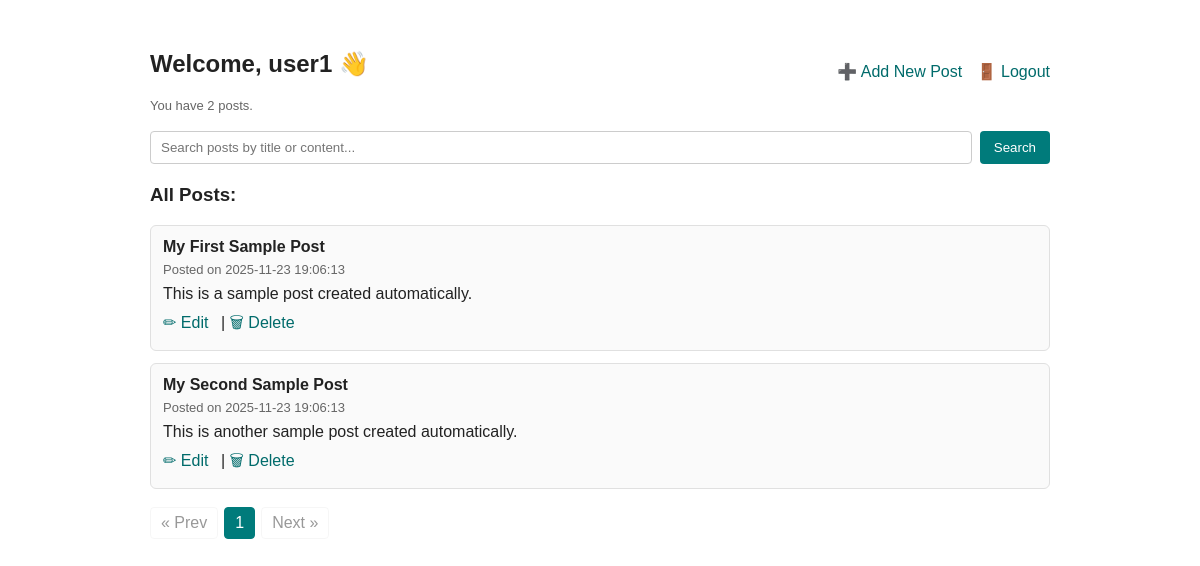
/index.php (signed in), run on the app's committed database.
### tables this page shows
CREATE TABLE `posts` (
  `id` int(11) NOT NULL,
  `title` varchar(255) NOT NULL,
  `content` text NOT NULL,
  `created_at` timestamp NOT NULL DEFAULT current_timestamp(),
  `user_id` int(11) DEFAULT NULL,
  `image` varchar(255) DEFAULT NULL,
  `category` varchar(100) DEFAULT NULL
);

### index.php (the view, shortened to what this page needs)
<?php
include 'config.php';
$search = isset($_GET['search']) ? trim($_GET['search']) : '';
$limit = 5;
$page = isset($_GET['page']) ? (int)$_GET['page'] : 1;
$offset = ($page - 1) * $limit;
if ($search !== '') {
    $like = "%{$search}%";
    $countStmt = $conn->prepare("SELECT COUNT(*) AS total FROM posts WHERE title LIKE ? OR content LIKE ?");
    $countStmt->bind_param('ss', $like, $like);
    $countStmt->execute();
    $countResult = $countStmt->get_result()->fetch_assoc();
    $countStmt->close();
} else {
    $countResult = $conn->query("SELECT COUNT(*) AS total FROM posts")->fetch_assoc();
}
$totalPosts = (int)$countResult['total'];
$totalPages = ($totalPosts > 0) ? (int)ceil($totalPosts / $limit) : 1;
if ($search !== '') {
    $stmt = $conn->prepare("SELECT * FROM posts WHERE title LIKE ? OR content LIKE ? ORDER BY created_at DESC LIMIT ? OFFSET ?");
    $stmt->bind_param('ssii', $like, $like, $limit, $offset);
    $stmt->execute();
    $result = $stmt->get_result();
} else {
    $stmt = $conn->prepare("SELECT * FROM posts ORDER BY created_at DESC LIMIT ? OFFSET ?");
    $stmt->bind_param('ii', $limit, $offset);
    $stmt->execute();
    $result = $stmt->get_result();
}
?>
<!doctype html>
<html lang="en">
<head>
</head>
<body>
<header>
    <div>
        <h2>Welcome, <?= htmlspecialchars($_SESSION['username']); ?> 👋</h2>
        <div style="font-size:13px; color:#666;">You have <?= $totalPosts; ?> post<?= $totalPosts !== 1 ? 's' : ''; ?>.</div>
    </div>
    <div class="actions">
        <a href="create.php">➕ Add New Post</a>
        <a href="logout.php">🚪 Logout</a>
    </div>
</header>
<form method="GET" action="index.php" class="search" role="search">
    <input type="text" name="search" placeholder="Search posts by title or content..." value="<?= htmlspecialchars($search); ?>">
    <button type="submit">Search</button>
</form>
<main>
    <h3>All Posts:</h3>
    <?php if ($result && $result->num_rows > 0): ?>
        <?php while ($row = $result->fetch_assoc()): ?>
            <article class="post">
                <h4><?= htmlspecialchars($row['title']); ?></h4>
                <div class="meta">Posted on <?= htmlspecialchars($row['created_at']); ?></div>
                <div><?= nl2br(htmlspecialchars($row['content'])); ?></div>
                <div class="controls" style="margin-top:8px;">
                    <a href="edit.php?id=<?= (int)$row['id']; ?>">✏ Edit</a> |
                    <a href="delete.php?id=<?= (int)$row['id']; ?>" onclick="return confirm('Delete this post?');">🗑 Delete</a>
                </div>
            </article>
        <?php endwhile; ?>
    <?php else: ?>
        <div class="no-posts">No posts found. Try a different search or add a new post.</div>
    <?php endif; ?>
    <div class="pagination" aria-label="Pagination">
        <?php
        $prevPage = $page - 1;
        $nextPage = $page + 1;
        $searchParam = ($search !== '') ? '&search=' . urlencode($search) : '';
        ?>
        <?php if ($page > 1): ?>
            <a href="index.php?page=<?= $prevPage . $searchParam; ?>">&laquo; Prev</a>
        <?php else: ?>
            <a class="disabled">&laquo; Prev</a>
        <?php endif; ?>
        <?php
        $start = max(1, $page - 3);
        $end = min($totalPages, $page + 3);
        for ($i = $start; $i <= $end; $i++):
            $class = ($i === $page) ? 'active' : '';
        ?>
            <a class="<?= $class; ?>" href="index.php?page=<?= $i . $searchParam; ?>"><?= $i; ?></a>
        <?php endfor;
        ?>
        <?php if ($page < $totalPages): ?>
            <a href="index.php?page=<?= $nextPage . $searchParam; ?>">Next &raquo;</a>
        <?php else: ?>
            <a class="disabled">Next &raquo;</a>
        <?php endif; ?>
    </div>
</main>
</body>
</html>

### index.php (style rules this page uses)
body { font-family: Arial, sans-serif; max-width: 900px; margin: 30px auto; padding: 0 15px; color:#222; }
header { display:flex; justify-content:space-between; align-items:center; margin-bottom:18px; }
.actions a { margin-left:10px; text-decoration:none; color:#006b6b; }
form.search { margin-bottom:20px; display:flex; gap:8px; }
form.search input[type="text"] { flex:1; padding:8px 10px; border:1px solid #ccc; border-radius:4px; }
form.search button { padding:8px 14px; border-radius:4px; background:#007b7b; color:white; border:none; cursor:pointer; }
.post { border:1px solid #e0e0e0; padding:12px; border-radius:6px; margin-bottom:12px; background:#fafafa; }
.post h4 { margin:0 0 6px; }
.meta { font-size:13px; color:#666; margin-bottom:8px; }
.post .controls a { margin-right:8px; text-decoration:none; color:#006b6b; }
.pagination { margin-top:18px; display:flex; gap:6px; flex-wrap:wrap; align-items:center; }
.pagination a { padding:6px 10px; border-radius:4px; border:1px solid #ddd; text-decoration:none; color:#333; }
.pagination a.active { background:#007b7b; color:white; border-color:#007b7b; }
.pagination .disabled { opacity:0.5; pointer-events:none; border-color:#eee; }

### data on the page
posts: title "My First Sample Post", created_at "2025-11-23 19:06:13", content "This is a sample post created automatically."
posts: title "My Second Sample Post", created_at "2025-11-23 19:06:13", content "This is another sample post created automatically."

### other printed values
$_SESSION['username'] "user1"
$totalPosts "2"
